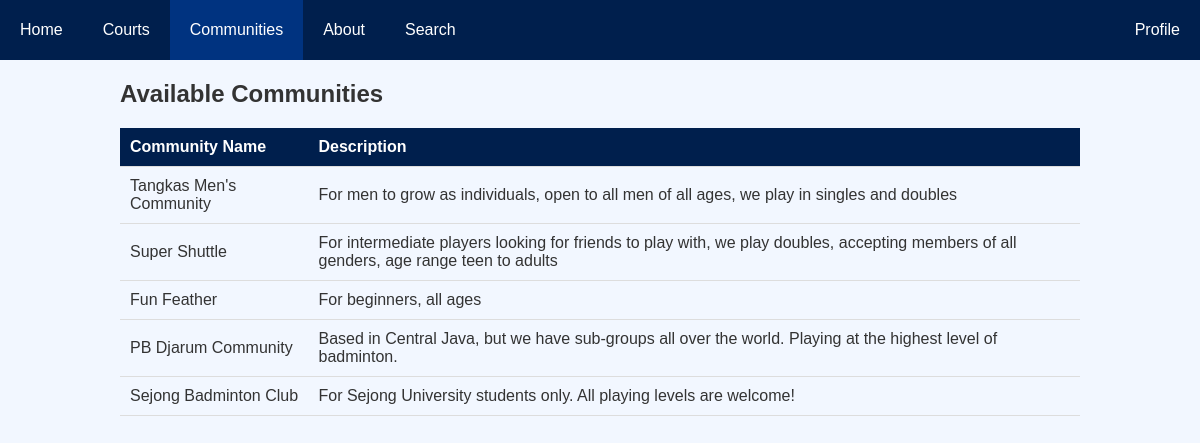
The app's page /communities.php with its own data.
### tables this page shows
CREATE TABLE `communities` (
  `id` int(11) NOT NULL,
  `name` varchar(255) NOT NULL,
  `description` text NOT NULL,
  `skill_level` varchar(50) NOT NULL
);

### communities.php (the view, shortened to what this page needs)
<?php
$servername = 'localhost';
$username = 'root';
$password = '';
$dbname = 'myminorprojdb';
$db = new mysqli($servername, $username, $password, $dbname) or die("Connection failed:");
$sql = "SELECT * FROM communities";
$communitylist = $db->query($sql);
$current_page = basename($_SERVER['PHP_SELF']);
?>
<html>
<head>
</head>
<body>
    <header>
        <a href="main.php" class="<?php echo $current_page == 'main.php' ? 'active' : ''; ?>">Home</a>
        <a href="showallcourt.php" class="<?php echo $current_page == 'showallcourt.php' ? 'active' : ''; ?>">Courts</a>
        <a href="communities.php" class="<?php echo $current_page == 'communities.php' ? 'active' : ''; ?>">Communities</a>
        <a href="about.php" class="<?php echo $current_page == 'about.php' ? 'active' : ''; ?>">About</a>
        <a href="search_courts.php" class="<?php echo $current_page == 'search_courts.php' ? 'active' : ''; ?>">Search</a>
        <a href="profile.php" class="<?php echo $current_page == 'profile.php' ? 'active' : ''; ?>">Profile</a>
    </header>
    <div class="container">
        <h2>Available Communities</h2>
        <table>
            <thead>
                <tr>
                    <th>Community Name</th>
                    <th>Description</th>
                </tr>
            </thead>
            <tbody>
                <?php while($row = $communitylist->fetch_assoc()): ?>
                    <tr onclick="location.href='communitydetails.php?id=<?php echo $row['id']; ?>'">
                        <td><?php echo $row['name']; ?></td>
                        <td><?php echo $row['description']; ?></td>
                    </tr>
                <?php endwhile; ?>
            </tbody>
        </table>
    </div>
</body>
</html>

### communities.php (style rules this page uses)
body { font-family: Arial, sans-serif; background-color: #f2f7ff; min-height: 100vh; margin: 0; color: #333; }
.container { width: 80%; margin: 20px auto; }
table { width: 100%; border-collapse: collapse; }
th, td { padding: 10px; text-align: left; border-bottom: 1px solid #ddd; }
th { background-color: #001f4d; color: white; }
header { display: flex; justify-content: flex-start; background-color: #001f4d; padding: 0; height: 60px; align-items: center; }
header a:last-child { margin-left: auto; }
header a { color: white; padding-right: 20px; padding-left: 20px; text-decoration: none; text-align: center; height: 100%; display: flex; align-items: center; }
header a.active { background-color: #003380; }

### records on screen
communities: name "Tangkas Men's Community", description "For men to grow as individuals, open to all men of all ages, we play in singles and doubles"
communities: name "Super Shuttle", description "For intermediate players looking for friends to play with, we play doubles, accepting members of all genders, age range teen to adults"
communities: name "Fun Feather", description "For beginners, all ages"
communities: name "PB Djarum Community", description "Based in Central Java, but we have sub-groups all over the world. Playing at the highest level of badminton."
communities: name "Sejong Badminton Club", description "For Sejong University students only. All playing levels are welcome!"
